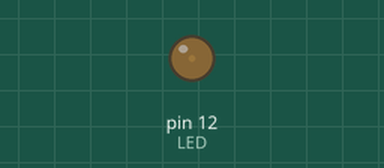
This program was run on a simulated Raspberry Pi (header pin numbers). Parts: output pins drawn as LEDs (lit = HIGH). What the program prints to the terminal is not drawn.

Above: at 0.05 s.
At 0.65 s:
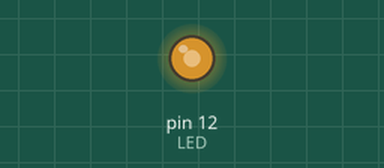
At 1.15 s:
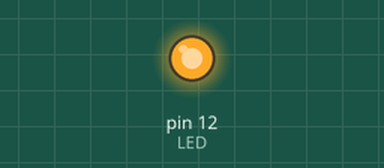
At 2.25 s:
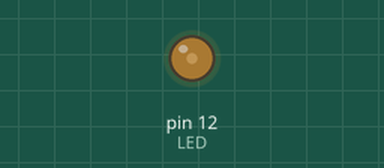
Timing chart, 0 to 6.9 s (numbered marks = the images above):
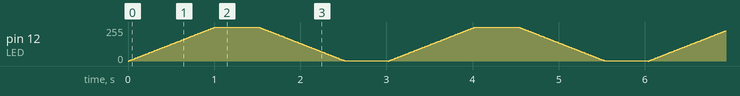

The program:

02_PWM_LedLightIntensity.py
```python
#!/bin/python3

import RPi.GPIO as GPIO
from time import sleep


# Raspberry Pi PWM Pins
# PWM0: GPIO12/GPIO18
# PWM0: GPIO13/GPIO19

## IMPORTANT:: Config RaspberryPi Pins for PWM (ALT-4)
# vi /boot/config
# Edit below line:
#   dtoverlay=pwm-2chan,pin=12,func=4


# Application Configuration
LED = 12


# Application Setup
GPIO.setwarnings(False)
GPIO.setmode(GPIO.BOARD)
GPIO.setup(LED, GPIO.OUT)
LedPWM = GPIO.PWM(LED, 1000)    # Create a PWM Instance with desired Frequency
LedPWM.start(0)                 # Start PWM of Required DutyCycle (DC=0:  OFF MODE)


# Application Run: LED Changes Light Intensity from 0 to 100 DutyCycle
while(True):
    for DutyCycleValue in range(0,100):
        print(DutyCycleValue)
        LedPWM.ChangeDutyCycle(DutyCycleValue)
        sleep(0.01)
    sleep(0.5)
    for DutyCycleValue in range(100, 0, -1):
        print(DutyCycleValue)
        LedPWM.ChangeDutyCycle(DutyCycleValue)
        sleep(0.01)
    sleep(0.5)  
```
